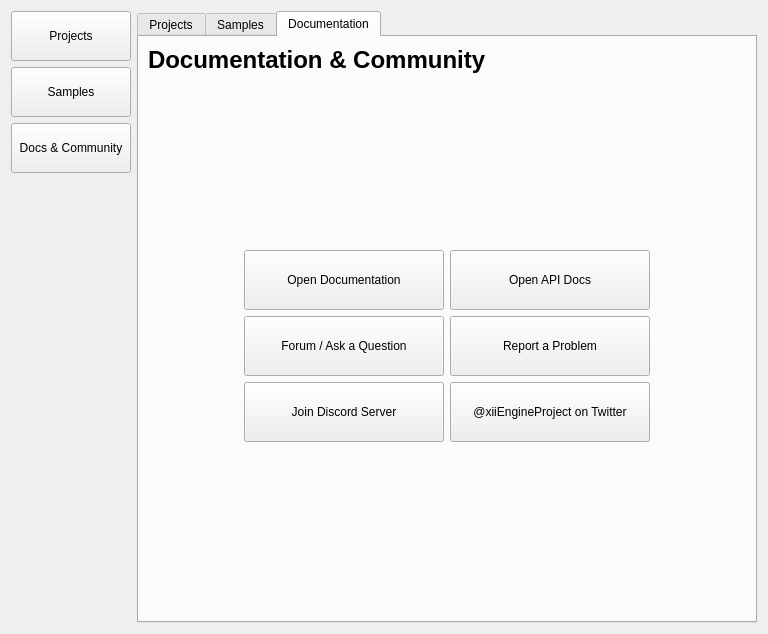
<?xml version="1.0" encoding="UTF-8"?>
<ui version="4.0">
 <class>xiiQtDashboardDlg</class>
 <widget class="QDialog" name="xiiQtDashboardDlg">
  <property name="geometry">
   <rect>
    <x>0</x>
    <y>0</y>
    <width>768</width>
    <height>634</height>
   </rect>
  </property>
  <property name="windowTitle">
   <string>Dashboard</string>
  </property>
  <property name="windowIcon">
   <iconset resource="../../../Tools/Libs/GuiFoundation/QtResources/resources.qrc">
    <normaloff>:/GuiFoundation/XII-logo.svg</normaloff>:/GuiFoundation/XII-logo.svg</iconset>
  </property>
  <layout class="QHBoxLayout" name="horizontalLayout_2">
   <item>
    <layout class="QVBoxLayout" name="verticalLayout_5">
     <item>
      <widget class="QPushButton" name="ProjectsTab">
       <property name="minimumSize">
        <size>
         <width>120</width>
         <height>50</height>
        </size>
       </property>
       <property name="text">
        <string>Projects</string>
       </property>
       <property name="checkable">
        <bool>true</bool>
       </property>
       <property name="autoDefault">
        <bool>false</bool>
       </property>
       <property name="flat">
        <bool>false</bool>
       </property>
      </widget>
     </item>
     <item>
      <widget class="QPushButton" name="SamplesTab">
       <property name="minimumSize">
        <size>
         <width>120</width>
         <height>50</height>
        </size>
       </property>
       <property name="text">
        <string>Samples</string>
       </property>
       <property name="checkable">
        <bool>true</bool>
       </property>
       <property name="autoDefault">
        <bool>false</bool>
       </property>
       <property name="flat">
        <bool>false</bool>
       </property>
      </widget>
     </item>
     <item>
      <widget class="QPushButton" name="DocumentationTab">
       <property name="minimumSize">
        <size>
         <width>120</width>
         <height>50</height>
        </size>
       </property>
       <property name="text">
        <string>Docs &amp;&amp; Community</string>
       </property>
       <property name="checkable">
        <bool>true</bool>
       </property>
       <property name="autoDefault">
        <bool>false</bool>
       </property>
       <property name="flat">
        <bool>false</bool>
       </property>
      </widget>
     </item>
     <item>
      <spacer name="verticalSpacer_3">
       <property name="orientation">
        <enum>Qt::Vertical</enum>
       </property>
       <property name="sizeHint" stdset="0">
        <size>
         <width>20</width>
         <height>40</height>
        </size>
       </property>
      </spacer>
     </item>
    </layout>
   </item>
   <item>
    <widget class="QTabWidget" name="TabArea">
     <property name="currentIndex">
      <number>2</number>
     </property>
     <property name="documentMode">
      <bool>false</bool>
     </property>
     <widget class="QWidget" name="tab">
      <attribute name="title">
       <string>Projects</string>
      </attribute>
      <layout class="QVBoxLayout" name="verticalLayout">
       <item>
        <layout class="QHBoxLayout" name="horizontalLayout">
         <item>
          <widget class="QLabel" name="label">
           <property name="text">
            <string>&lt;html&gt;&lt;head/&gt;&lt;body&gt;&lt;p&gt;&lt;span style=&quot; font-size:18pt; font-weight:600;&quot;&gt;Projects&lt;/span&gt;&lt;/p&gt;&lt;/body&gt;&lt;/html&gt;</string>
           </property>
          </widget>
         </item>
         <item>
          <spacer name="horizontalSpacer">
           <property name="orientation">
            <enum>Qt::Horizontal</enum>
           </property>
           <property name="sizeHint" stdset="0">
            <size>
             <width>40</width>
             <height>20</height>
            </size>
           </property>
          </spacer>
         </item>
         <item>
          <widget class="QPushButton" name="BrowseProject">
           <property name="text">
            <string>Browse...</string>
           </property>
           <property name="icon">
            <iconset resource="../../../Tools/Libs/GuiFoundation/QtResources/resources.qrc">
             <normaloff>:/GuiFoundation/Icons/OpenFolder.svg</normaloff>:/GuiFoundation/Icons/OpenFolder.svg</iconset>
           </property>
           <property name="autoDefault">
            <bool>false</bool>
           </property>
           <property name="flat">
            <bool>false</bool>
           </property>
          </widget>
         </item>
         <item>
          <widget class="QPushButton" name="NewProject">
           <property name="text">
            <string>New...</string>
           </property>
           <property name="icon">
            <iconset resource="../../../Tools/Libs/GuiFoundation/QtResources/resources.qrc">
             <normaloff>:/GuiFoundation/Icons/Add.svg</normaloff>:/GuiFoundation/Icons/Add.svg</iconset>
           </property>
           <property name="autoDefault">
            <bool>false</bool>
           </property>
           <property name="flat">
            <bool>false</bool>
           </property>
          </widget>
         </item>
        </layout>
       </item>
       <item>
        <widget class="QTableWidget" name="ProjectsList">
         <property name="editTriggers">
          <set>QAbstractItemView::NoEditTriggers</set>
         </property>
         <property name="alternatingRowColors">
          <bool>true</bool>
         </property>
         <property name="selectionMode">
          <enum>QAbstractItemView::SingleSelection</enum>
         </property>
         <property name="selectionBehavior">
          <enum>QAbstractItemView::SelectRows</enum>
         </property>
         <property name="textElideMode">
          <enum>Qt::ElideNone</enum>
         </property>
         <property name="columnCount">
          <number>2</number>
         </property>
         <attribute name="horizontalHeaderVisible">
          <bool>false</bool>
         </attribute>
         <attribute name="horizontalHeaderStretchLastSection">
          <bool>true</bool>
         </attribute>
         <attribute name="verticalHeaderVisible">
          <bool>false</bool>
         </attribute>
         <column/>
         <column/>
        </widget>
       </item>
       <item>
        <layout class="QHBoxLayout" name="horizontalLayout_6">
         <item>
          <layout class="QVBoxLayout" name="verticalLayout_3">
           <item>
            <spacer name="verticalSpacer_2">
             <property name="orientation">
              <enum>Qt::Vertical</enum>
             </property>
             <property name="sizeType">
              <enum>QSizePolicy::Maximum</enum>
             </property>
             <property name="sizeHint" stdset="0">
              <size>
               <width>20</width>
               <height>40</height>
              </size>
             </property>
            </spacer>
           </item>
           <item>
            <widget class="QCheckBox" name="LoadLastProject">
             <property name="text">
              <string>Always load last Project</string>
             </property>
            </widget>
           </item>
          </layout>
         </item>
         <item>
          <spacer name="horizontalSpacer_2">
           <property name="orientation">
            <enum>Qt::Horizontal</enum>
           </property>
           <property name="sizeHint" stdset="0">
            <size>
             <width>40</width>
             <height>20</height>
            </size>
           </property>
          </spacer>
         </item>
         <item>
          <widget class="QPushButton" name="OpenProject">
           <property name="sizePolicy">
            <sizepolicy hsizetype="Minimum" vsizetype="Fixed">
             <horstretch>0</horstretch>
             <verstretch>0</verstretch>
            </sizepolicy>
           </property>
           <property name="minimumSize">
            <size>
             <width>120</width>
             <height>50</height>
            </size>
           </property>
           <property name="text">
            <string>Open Project</string>
           </property>
           <property name="icon">
            <iconset resource="../../../Tools/Libs/GuiFoundation/QtResources/resources.qrc">
             <normaloff>:/GuiFoundation/Icons/Project.svg</normaloff>:/GuiFoundation/Icons/Project.svg</iconset>
           </property>
           <property name="default">
            <bool>true</bool>
           </property>
           <property name="flat">
            <bool>false</bool>
           </property>
          </widget>
         </item>
        </layout>
       </item>
      </layout>
     </widget>
     <widget class="QWidget" name="tab_2">
      <attribute name="title">
       <string>Samples</string>
      </attribute>
      <layout class="QVBoxLayout" name="verticalLayout_2">
       <item>
        <widget class="QLabel" name="label_2">
         <property name="text">
          <string>&lt;html&gt;&lt;head/&gt;&lt;body&gt;&lt;p&gt;&lt;span style=&quot; font-size:18pt; font-weight:600;&quot;&gt;Samples&lt;/span&gt;&lt;/p&gt;&lt;/body&gt;&lt;/html&gt;</string>
         </property>
        </widget>
       </item>
       <item>
        <widget class="QListWidget" name="SamplesList">
         <property name="movement">
          <enum>QListView::Static</enum>
         </property>
         <property name="viewMode">
          <enum>QListView::IconMode</enum>
         </property>
        </widget>
       </item>
       <item>
        <layout class="QHBoxLayout" name="horizontalLayout_3">
         <item>
          <spacer name="horizontalSpacer_3">
           <property name="orientation">
            <enum>Qt::Horizontal</enum>
           </property>
           <property name="sizeHint" stdset="0">
            <size>
             <width>40</width>
             <height>20</height>
            </size>
           </property>
          </spacer>
         </item>
         <item>
          <widget class="QPushButton" name="OpenSample">
           <property name="sizePolicy">
            <sizepolicy hsizetype="Minimum" vsizetype="Fixed">
             <horstretch>0</horstretch>
             <verstretch>0</verstretch>
            </sizepolicy>
           </property>
           <property name="minimumSize">
            <size>
             <width>120</width>
             <height>50</height>
            </size>
           </property>
           <property name="text">
            <string>Open Sample</string>
           </property>
           <property name="icon">
            <iconset resource="../../../Tools/Libs/GuiFoundation/QtResources/resources.qrc">
             <normaloff>:/GuiFoundation/Icons/Project.svg</normaloff>:/GuiFoundation/Icons/Project.svg</iconset>
           </property>
           <property name="default">
            <bool>true</bool>
           </property>
           <property name="flat">
            <bool>false</bool>
           </property>
          </widget>
         </item>
        </layout>
       </item>
      </layout>
     </widget>
     <widget class="QWidget" name="tab_3">
      <attribute name="title">
       <string>Documentation</string>
      </attribute>
      <layout class="QVBoxLayout" name="verticalLayout_4">
       <item>
        <widget class="QLabel" name="label_3">
         <property name="text">
          <string>&lt;html&gt;&lt;head/&gt;&lt;body&gt;&lt;p&gt;&lt;span style=&quot; font-size:18pt; font-weight:600;&quot;&gt;Documentation &amp; Community&lt;/span&gt;&lt;/p&gt;&lt;/body&gt;&lt;/html&gt;</string>
         </property>
        </widget>
       </item>
       <item>
        <spacer name="verticalSpacer_4">
         <property name="orientation">
          <enum>Qt::Vertical</enum>
         </property>
         <property name="sizeHint" stdset="0">
          <size>
           <width>20</width>
           <height>162</height>
          </size>
         </property>
        </spacer>
       </item>
       <item>
        <layout class="QHBoxLayout" name="horizontalLayout_4">
         <item>
          <spacer name="horizontalSpacer_4">
           <property name="orientation">
            <enum>Qt::Horizontal</enum>
           </property>
           <property name="sizeHint" stdset="0">
            <size>
             <width>40</width>
             <height>20</height>
            </size>
           </property>
          </spacer>
         </item>
         <item>
          <layout class="QGridLayout" name="gridLayout">
           <item row="2" column="1">
            <widget class="QPushButton" name="OpenTwitter">
             <property name="minimumSize">
              <size>
               <width>200</width>
               <height>60</height>
              </size>
             </property>
             <property name="text">
              <string>@xiiEngineProject on Twitter</string>
             </property>
             <property name="icon">
              <iconset resource="../QtResources/resources.qrc">
               <normaloff>:/EditorFramework/Icons/Twitter.svg</normaloff>:/EditorFramework/Icons/Twitter.svg</iconset>
             </property>
            </widget>
           </item>
           <item row="0" column="0">
            <widget class="QPushButton" name="OpenDocs">
             <property name="minimumSize">
              <size>
               <width>200</width>
               <height>60</height>
              </size>
             </property>
             <property name="text">
              <string>Open Documentation</string>
             </property>
             <property name="icon">
              <iconset resource="../../../Tools/Libs/GuiFoundation/QtResources/resources.qrc">
               <normaloff>:/GuiFoundation/XII-logo.svg</normaloff>:/GuiFoundation/XII-logo.svg</iconset>
             </property>
            </widget>
           </item>
           <item row="2" column="0">
            <widget class="QPushButton" name="OpenDiscord">
             <property name="minimumSize">
              <size>
               <width>200</width>
               <height>60</height>
              </size>
             </property>
             <property name="text">
              <string>Join Discord Server</string>
             </property>
             <property name="icon">
              <iconset resource="../QtResources/resources.qrc">
               <normaloff>:/EditorFramework/Icons/Discord.svg</normaloff>:/EditorFramework/Icons/Discord.svg</iconset>
             </property>
            </widget>
           </item>
           <item row="1" column="1">
            <widget class="QPushButton" name="ReportProblem">
             <property name="minimumSize">
              <size>
               <width>200</width>
               <height>60</height>
              </size>
             </property>
             <property name="text">
              <string>Report a Problem</string>
             </property>
             <property name="icon">
              <iconset resource="../QtResources/resources.qrc">
               <normaloff>:/EditorFramework/Icons/GitHub.svg</normaloff>:/EditorFramework/Icons/GitHub.svg</iconset>
             </property>
            </widget>
           </item>
           <item row="1" column="0">
            <widget class="QPushButton" name="GitHubDiscussions">
             <property name="minimumSize">
              <size>
               <width>200</width>
               <height>60</height>
              </size>
             </property>
             <property name="text">
              <string>Forum / Ask a Question</string>
             </property>
             <property name="icon">
              <iconset resource="../QtResources/resources.qrc">
               <normaloff>:/EditorFramework/Icons/GitHub.svg</normaloff>:/EditorFramework/Icons/GitHub.svg</iconset>
             </property>
            </widget>
           </item>
           <item row="0" column="1">
            <widget class="QPushButton" name="OpenApiDocs">
             <property name="minimumSize">
              <size>
               <width>200</width>
               <height>60</height>
              </size>
             </property>
             <property name="text">
              <string>Open API Docs</string>
             </property>
             <property name="icon">
              <iconset resource="../../../Tools/Libs/GuiFoundation/QtResources/resources.qrc">
               <normaloff>:/GuiFoundation/XII-logo.svg</normaloff>:/GuiFoundation/XII-logo.svg</iconset>
             </property>
            </widget>
           </item>
          </layout>
         </item>
         <item>
          <spacer name="horizontalSpacer_5">
           <property name="orientation">
            <enum>Qt::Horizontal</enum>
           </property>
           <property name="sizeHint" stdset="0">
            <size>
             <width>40</width>
             <height>20</height>
            </size>
           </property>
          </spacer>
         </item>
        </layout>
       </item>
       <item>
        <spacer name="verticalSpacer">
         <property name="orientation">
          <enum>Qt::Vertical</enum>
         </property>
         <property name="sizeHint" stdset="0">
          <size>
           <width>20</width>
           <height>161</height>
          </size>
         </property>
        </spacer>
       </item>
      </layout>
     </widget>
    </widget>
   </item>
  </layout>
 </widget>
 <tabstops>
  <tabstop>ProjectsTab</tabstop>
  <tabstop>SamplesTab</tabstop>
  <tabstop>DocumentationTab</tabstop>
  <tabstop>ProjectsList</tabstop>
  <tabstop>OpenProject</tabstop>
  <tabstop>BrowseProject</tabstop>
  <tabstop>NewProject</tabstop>
  <tabstop>LoadLastProject</tabstop>
  <tabstop>TabArea</tabstop>
  <tabstop>SamplesList</tabstop>
 </tabstops>
 <resources>
  <include location="../../../Tools/Libs/GuiFoundation/QtResources/resources.qrc"/>
  <include location="../QtResources/resources.qrc"/>
 </resources>
 <connections/>
</ui>
